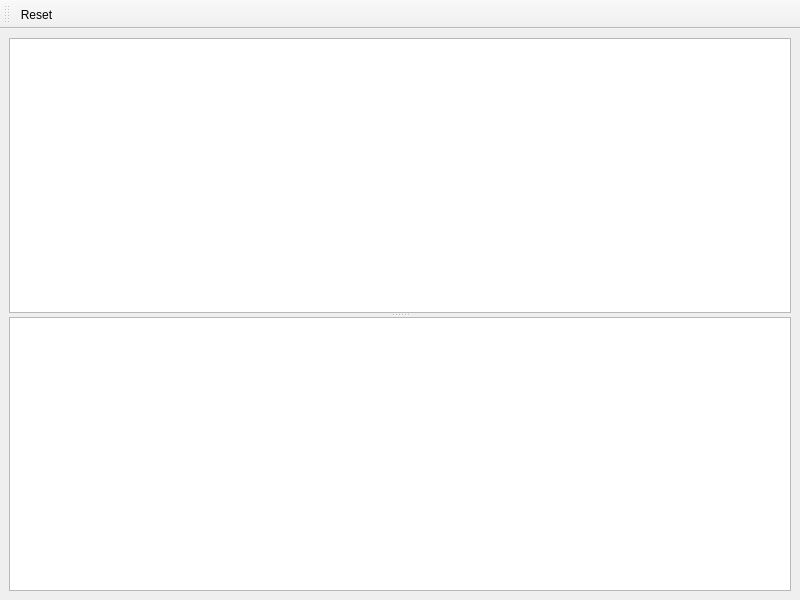
<?xml version="1.0" encoding="UTF-8"?>
<ui version="4.0">
 <class>PythonREPL</class>
 <widget class="QMainWindow" name="PythonREPL">
  <property name="geometry">
   <rect>
    <x>0</x>
    <y>0</y>
    <width>800</width>
    <height>600</height>
   </rect>
  </property>
  <property name="windowTitle">
   <string>CloudCompare - Python REPL</string>
  </property>
  <property name="windowIcon">
   <iconset resource="../../CloudCompare-PythonRuntime.qrc">
    <normaloff>:/CC/plugin/PythonRuntime/images/repl-icon.png</normaloff>:/CC/plugin/PythonRuntime/images/repl-icon.png</iconset>
  </property>
  <widget class="QWidget" name="centralwidget">
   <layout class="QVBoxLayout" name="verticalLayout">
    <item>
     <widget class="QSplitter" name="splitter">
      <property name="orientation">
       <enum>Qt::Vertical</enum>
      </property>
      <widget class="QListWidget" name="outputDisplay"/>
      <widget class="QPlainTextEdit" name="codeEdit">
       <property name="sizePolicy">
        <sizepolicy hsizetype="Expanding" vsizetype="Preferred">
         <horstretch>0</horstretch>
         <verstretch>0</verstretch>
        </sizepolicy>
       </property>
       <property name="minimumSize">
        <size>
         <width>0</width>
         <height>0</height>
        </size>
       </property>
       <property name="maximumSize">
        <size>
         <width>16777215</width>
         <height>16777215</height>
        </size>
       </property>
       <property name="baseSize">
        <size>
         <width>0</width>
         <height>20</height>
        </size>
       </property>
      </widget>
     </widget>
    </item>
   </layout>
  </widget>
  <widget class="QToolBar" name="toolBar">
   <property name="windowTitle">
    <string>toolBar</string>
   </property>
   <attribute name="toolBarArea">
    <enum>TopToolBarArea</enum>
   </attribute>
   <attribute name="toolBarBreak">
    <bool>false</bool>
   </attribute>
   <addaction name="resetAction"/>
  </widget>
  <action name="resetAction">
   <property name="text">
    <string>Reset</string>
   </property>
   <property name="toolTip">
    <string>Reset the REPL</string>
   </property>
  </action>
 </widget>
 <resources>
  <include location="../../CloudCompare-PythonRuntime.qrc"/>
 </resources>
 <connections/>
</ui>
